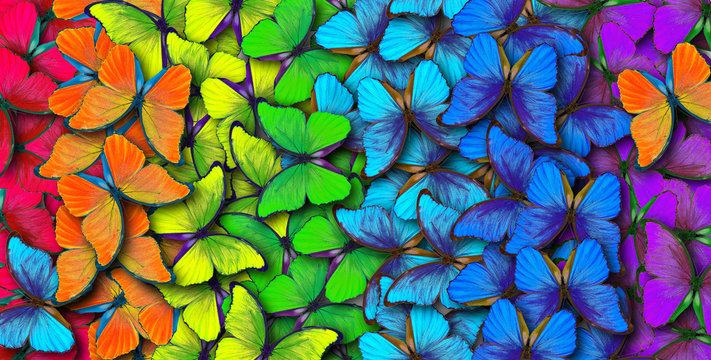
#> input picture colors.jpg, 711 x 360 px, given in place of colors.png, which was not available
$ jupyter execute dwt_wm.ipynb
#> lines starting #> are read from the running program, lines starting #| are printed output that depends on the picture; pictures that were not available may be replaced by others from this repository, and a replacement may not be noted
[cell 1]
import cv2
import pywt
import numpy as np
import matplotlib.pyplot as plt

def watermark(A, B):

    # Read the host image
#> called with A = 'colors.png', B = 'fox.png'
    host = cv2.imread(A)
#> host is the input picture: shape (360, 711, 3); mean B, G, R 99.8, 108.6, 96.1
    m, n, p = host.shape
#> m = 360; n = 711; p = 3

    # Display original image
    plt.subplot(1, 3, 1)
    plt.imshow(cv2.cvtColor(host, cv2.COLOR_BGR2RGB))
    plt.title('Original Image')

    # Perform DWT on the host image using Haar wavelet
    coeffs_host = pywt.dwt2(host, 'haar')
    host_LL, (host_LH, host_HL, host_HH) = coeffs_host

    # Read and resize the watermark image
    water_mark = cv2.imread(B)
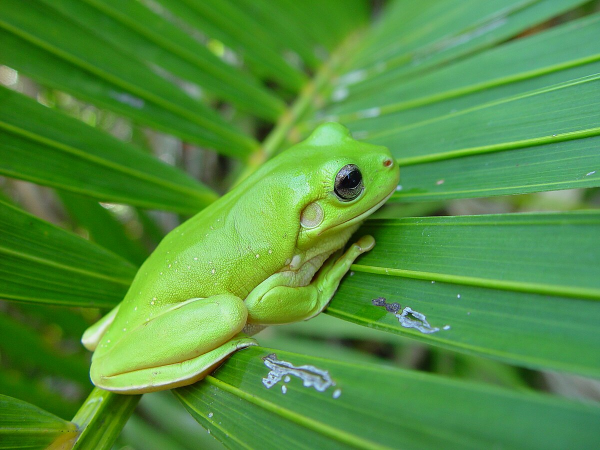
#> input picture original.jpg, 1200 x 900 px, given in place of fox.png, which was not available (shown at 1/2 size)
#> water_mark is the input picture: shape (900, 1200, 3); mean B, G, R 61.9, 144.3, 81.6
    water_mark = cv2.resize(water_mark, (n, m))
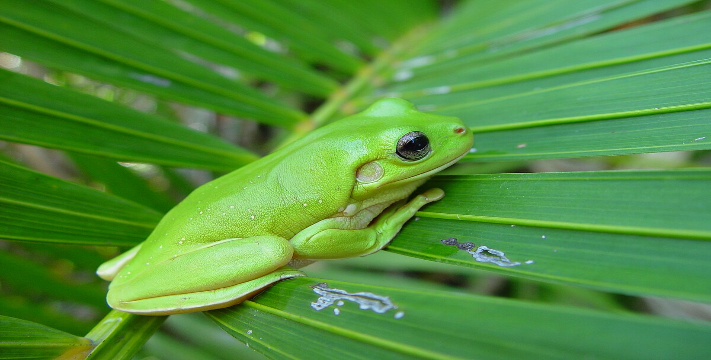
#> water_mark: shape (360, 711, 3); mean B, G, R 61.8, 144.2, 81.5

    # Display watermark image
    plt.subplot(1, 3, 2)
    plt.imshow(cv2.cvtColor(water_mark, cv2.COLOR_BGR2RGB))
    plt.title('Watermark')

    # Perform DWT on the watermark image using Haar wavelet
    coeffs_water_mark = pywt.dwt2(water_mark, 'haar')
    water_mark_LL, (water_mark_LH, water_mark_HL, water_mark_HH) = coeffs_water_mark

    # Watermark the host image
    watermarked_LL = host_LL + (0.03 * water_mark_LL)
    watermarked = pywt.idwt2((watermarked_LL, (host_LH, host_HL, host_HH)), 'haar')
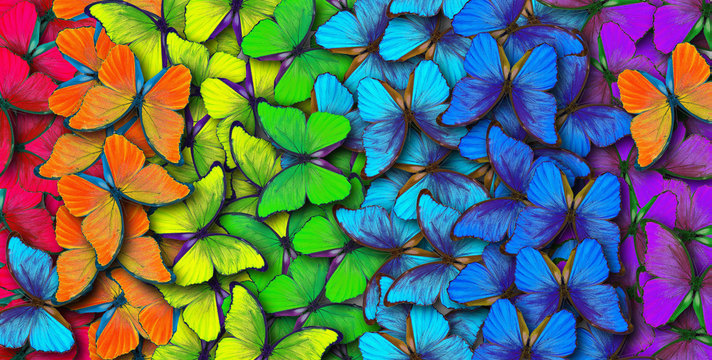
#> watermarked: shape (360, 712, 4) float64; mean of channels 0, 1, 2, 3 103, 111.6, 98.6, 98.6; drawn with min black and max white

    # Display watermarked image
    plt.subplot(1, 3, 3)
    plt.imshow(np.uint8(watermarked))
    plt.title('Watermarked Image')

    # Save the watermarked image
    cv2.imwrite('Watermarked.png', np.uint8(watermarked))
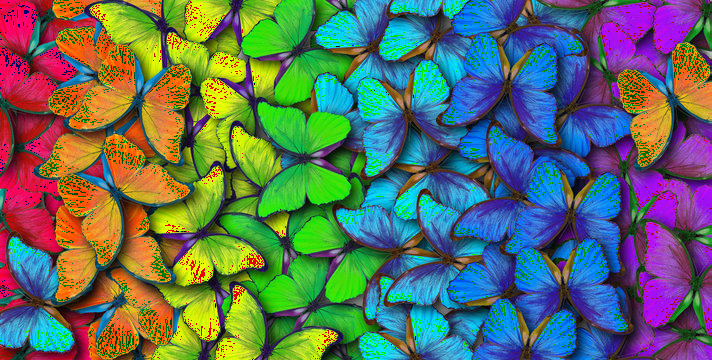
#> saved as Watermarked.png: shape (360, 712, 4); mean B, G, R, A 96.8, 109.7, 92.6, 92.6

    # Show the plots
    plt.show()
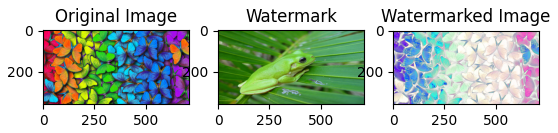
#> figure drawn by matplotlib, 3 panels

    print('Watermarked successfully')

watermark('colors.png', 'fox.png')
